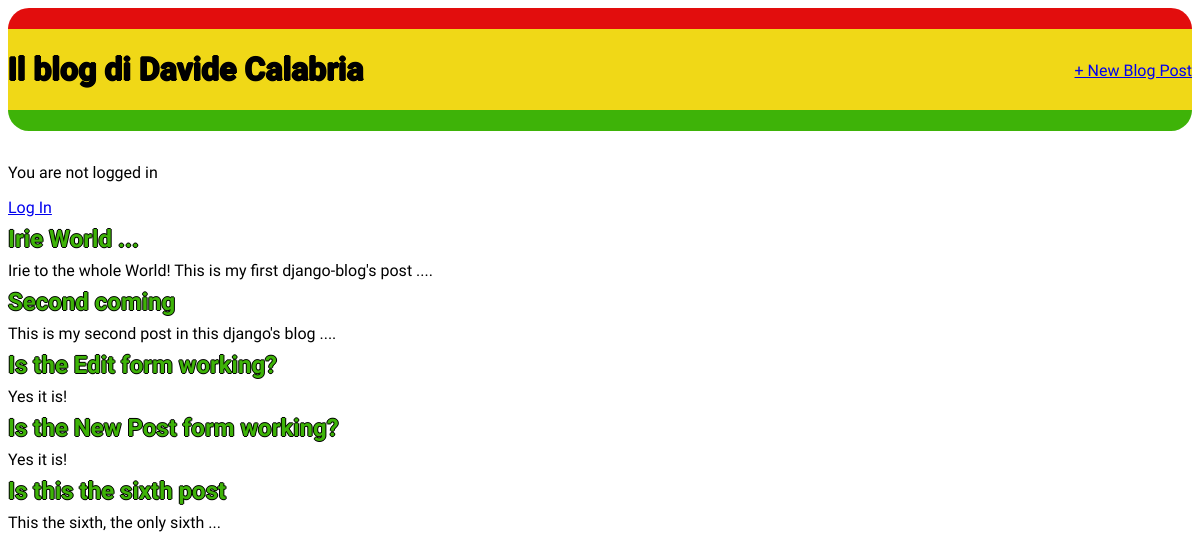
The page / on the database its author committed.
### blog/models.py (models this page shows, shortened)
class Post(models.Model):
	title = models.CharField(max_length=200)
	author = models.ForeignKey(
		'auth.User',
		on_delete=models.CASCADE,
	)
	body = models.TextField()

### blog/views.py (the view)
# urls.py: path('', BlogListView.as_view(), name='home'),
class BlogListView(ListView):
	model = Post
	template_name = 'home.html'

### templates/home.html
{% extends 'base.html' %}
{% block content %}
	<div>
	{% for post in object_list %}
		<div class="post-entry">
			<h2><a href="{% url 'post_detail' post.pk %}">{{ post.title }}</a></h2>
			<p>{{ post.body }}</p>
		<div>
	{% endfor %}
{% endblock content %}

### templates/base.html (shortened to what this page needs)
{% load static %}
<html>
	<head>
		<link rel="stylesheet" href="{% static 'css/base.css' %}">
	</head>
	<body>
		<header>
			<div class="nav-left">
				<h1><a href="{% url 'home' %}">Il blog di Davide Calabria</a></h1>
			</div>
			<div class="nav-right">
				<a href="{% url 'post_new' %}">+ New Blog Post</a>
			</div>
		</header>
		{% if user.is_authenticated %}
			<p>Irie {{ user.username }}!</p>
			<p><a href="{% url 'logout' %}">Log Out</p>
		{% else %}
			<p>You are not logged in</p>
			<a href="{% url 'login' %}">Log In</a>
		{% endif %}
		<div>
			{% block content %}
			{% endblock content %}
	</body>
</html>

### static/css/base.css (style rules this page uses)
body { font-family: 'Reggae One', cursive; font-size = 18px; }
header { border-radius: 21px; border-top : 21px solid #e20d0d; border-bottom : 21px solid #3eb308; margin-bottom : 2rem; display: flex; background: #f0d817; }
header h1 a { color: #000000; text-decoration: none; text-shadow: -1px 0 black, 0 1px black, 1px 0 black, 0 -1px black; }
.nav-left { margin-right: auto; }
.nav-right { display: flex; padding-top: 2rem; }
.post-entry { margin-bottom: 2rem; }
.post-entry h2 { margin: 0.5rem 0; }
.post-entry h2 a, .post-entry h2 a:visited { color: #3eb308; text-decoration: none; text-shadow: -1px 0 black, 0 1px black, 1px 0 black, 0 -1px black; }
.post-entry p { margin: 0; font-weight: 400; }

### rows shown on the page
Post: title "Irie World ...", body "Irie to the whole World! This is my first django-blog's post ...."
Post: title "Second coming", body "This is my second post in this django's blog ...."
Post: title "Is the Edit form working?", body "Yes it is!"
Post: title "Is the New Post form working?", body "Yes it is!"
Post: title "Is this the sixth post", body "This the sixth, the only sixth ..."
